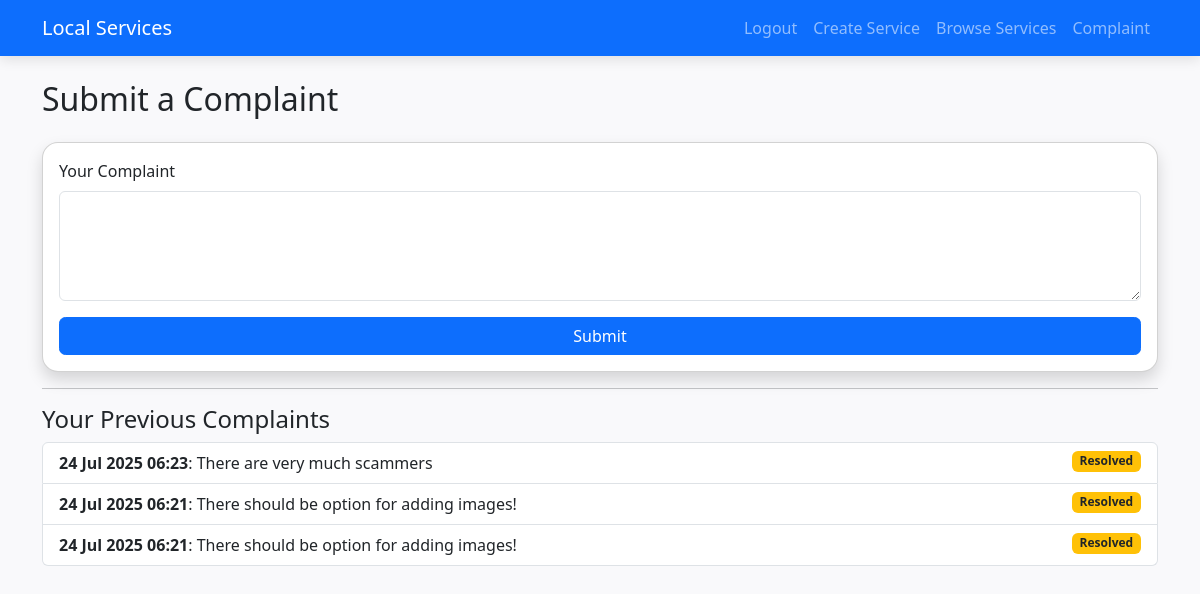
The page /complaint (signed in) on the database its author committed.
### app.py (models this page shows)
class Complaint(db.Model):
    id = db.Column(db.Integer, primary_key=True)
    user_id = db.Column(db.Integer, db.ForeignKey('user.id'), nullable=False)
    complaint_text = db.Column(db.Text, nullable=False)
    status = db.Column(db.String(50), default="Pending")  # Pending/Resolved
    timestamp = db.Column(db.DateTime, default=datetime.utcnow)
    user = db.relationship("User", backref="complaints")

### app.py (the view, shortened to what this page needs)
@app.route('/complaint', methods=['GET', 'POST'])
@login_required
def complaint():
    my_complaints = Complaint.query.filter_by(user_id=current_user.id).order_by(Complaint.timestamp.desc()).all()
    return render_template('complaint.html', my_complaints=my_complaints)

### app.py (called while the page is built)
@login_manager.user_loader
def load_user(user_id):
    return User.query.get(int(user_id))

### templates/complaint.html
{% extends "base.html" %}
{% block content %}
<h2 class="mb-4">Submit a Complaint</h2>
<form method="POST" class="card p-3 shadow">
    <div class="mb-3">
        <label for="complaint_text" class="form-label">Your Complaint</label>
        <textarea class="form-control" name="complaint_text" rows="4" required></textarea>
    </div>
    <button type="submit" class="btn btn-primary">Submit</button>
</form>
{% if my_complaints %}
<hr>
<h4>Your Previous Complaints</h4>
<ul class="list-group">
    {% for c in my_complaints %}
    <li class="list-group-item">
        <strong>{{ c.timestamp.strftime("%d %b %Y %H:%M") }}</strong>: {{ c.complaint_text }}
        <span class="badge bg-warning text-dark float-end">{{ c.status }}</span>
    </li>
    {% endfor %}
</ul>
{% endif %}
{% endblock %}

### static/css/style.css (style rules this page uses)
body { background-color: #f9f9fb; font-family: 'Segoe UI', sans-serif; }
.card { border-radius: 1rem; transition: transform 0.2s ease, box-shadow 0.3s ease; }
.btn { border-radius: 0.4rem; }

### rows shown on the page
Complaint: timestamp "24 Jul 2025 06:23", complaint_text "There are very much scammers", status "Resolved"
Complaint: timestamp "24 Jul 2025 06:21", complaint_text "There should be option for adding images!", status "Resolved"
Complaint: timestamp "24 Jul 2025 06:21", complaint_text "There should be option for adding images!", status "Resolved"
